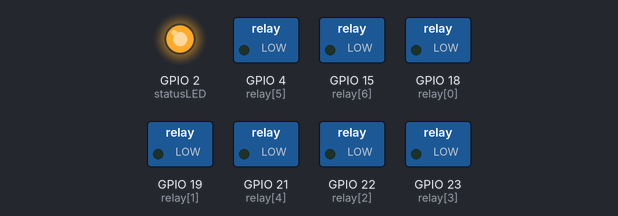
This sketch was run on a simulated ESP32. Parts: switched loads named in the sketch (green lamp = pin HIGH), output pins drawn as LEDs (lit = HIGH). WiFi joins after 1.5 s; servers stay silent unless stated; what the sketch prints to the serial monitor is not drawn.

Above: at 0.1 s.
At 1.5 s:
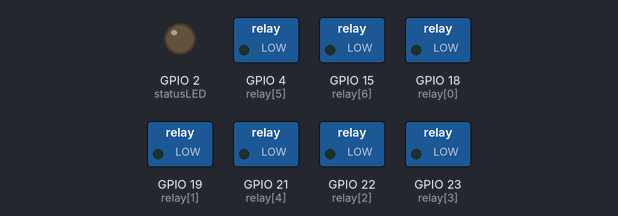
Timing chart, 0 to 3.0 s (numbered marks = the images above):
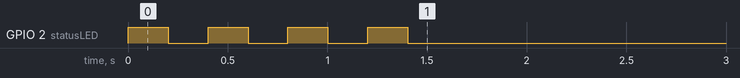

The sketch:

Firebase_Control.ino
```cpp
#include <WiFi.h>
#include <FirebaseESP32.h>
#include <ArduinoOTA.h>

#define SSID          "MEETING HALL"
#define PASSWORD      "Gojan@2025"
#define FIREBASE_HOST "pricipal-office-default-rtdb.asia-southeast1.firebasedatabase.app/"
#define FIREBASE_AUTH "qPhf5Crqc3YP05WTJh7qwGlhCHAqXLf1D6wwU9zA"
#define statusLED     2

FirebaseData   fbdo;
FirebaseAuth   auth;
FirebaseConfig config;

uint8_t relay[7]    = {18, 19, 22, 23, 21, 4, 15};
bool UpdateState[7] = {0, 0, 0, 0, 0, 0, 0};
const char* keys[7] = {"fan1", "fan2", "fan3", "fan4", "light1", "light2", "light3"};

void indicateLED(int ms_delay)
{
  digitalWrite(statusLED, HIGH); delay(ms_delay);
  digitalWrite(statusLED, LOW);  delay(ms_delay);
}

void wifiStatus()
{
  WiFi.begin(SSID, PASSWORD);
  Serial.println("WiFi Connecting");
  while(WiFi.status() != WL_CONNECTED)
  {
    indicateLED(200);
  }
  Serial.println("WiFi Connected");
}

void setup()
{
  Serial.begin(115200);
  pinMode(statusLED, OUTPUT);
  for(int i = 0; i < 7; i++) pinMode(relay[i], OUTPUT);

  wifiStatus();

  config.host = FIREBASE_HOST;
  config.signer.tokens.legacy_token = FIREBASE_AUTH;
  Firebase.begin(&config, &auth);
  Firebase.reconnectWiFi(true);

  ArduinoOTA.setHostname("principal-office");
  ArduinoOTA.begin();
}

void loop()
{
  ArduinoOTA.handle();

  if(Firebase.getJSON(fbdo, "/switches"))
  {
    FirebaseJson &json = fbdo.jsonObject();
    FirebaseJsonData result;

    for(int i = 0; i < 7; i++)
    {
      if(json.get(result, keys[i]))
      {
        UpdateState[i] = result.boolValue;
        digitalWrite(relay[i], UpdateState[i] ? HIGH : LOW);
      }
    }
  }
}
```
